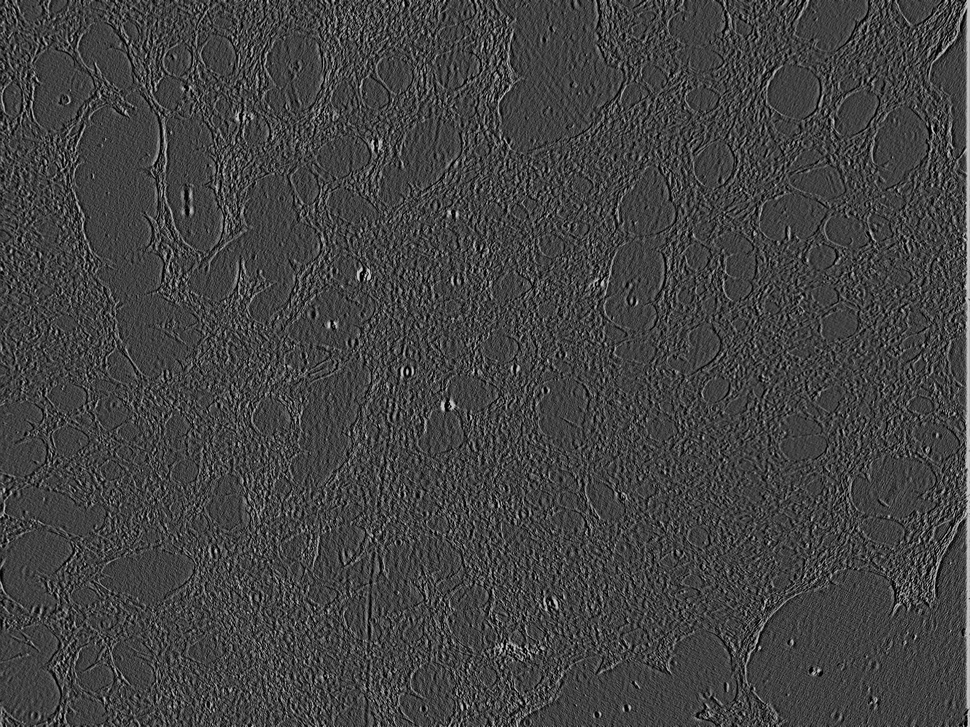
#> input picture Reto/IMG1.jpeg, 970 x 727 px, shrunk from 1600 x 1200 before the run
$ jupyter execute notebook.ipynb
#> lines starting #> are read from the running program, lines starting #| are printed output that depends on the picture; after the words box and inside, x2 and y2 are one past the last pixel; in counts of white or black regions, pixels touching at a corner belong together
### Introducción al procesamiento de imágenes

Construya un script que le permita visualizar las imágenes de entrada dentro de un ciclo.

Aplique la binarización por threshold sobre una muestra de sus imágenes de reto. El objetivo es que vea si puede segmentar elementos de interés.

Haga una experimentación sobre la máscara binaria obtenida en el punto 3, utilizando las funciones de erosión y dilatación y analice los resultados.

[cell 1]
# pip install opencv-python
# pip install cv2
import cv2
import numpy as np
import matplotlib.pyplot as plt

[cell 2]
images = [r"IMG1.jpeg", r"IMG2.jpeg"]

[cell 3]
def visualize(image):
#> called with image = 'IMG1.jpeg'
    img = cv2.imread(img_path)
#> img is the input picture: shape (727, 970, 3); min 0, max 225, mean 66.5
    cv2.imshow('Imagen', img)
    #Presionar ENTER para continuar
    print(f"Mostrando {img_path}. Presiona 'Enter' para continuar...")
    cv2.waitKey(0)  # Espera hasta que se presione una tecla (0 indica indefinido)

    cv2.destroyAllWindows()

[cell 4]
def treshold(image):
    # Leer la imagen en escala de grises
#> called with image = 'IMG1.jpeg'
    img = cv2.imread(image, 0)
#> img: shape (727, 970); min 0, max 225, mean 66.5

    # Aplicar binarización con un threshold (por ejemplo, umbral de 127)
    _, binary_img = cv2.threshold(img, 127, 255, cv2.THRESH_BINARY)
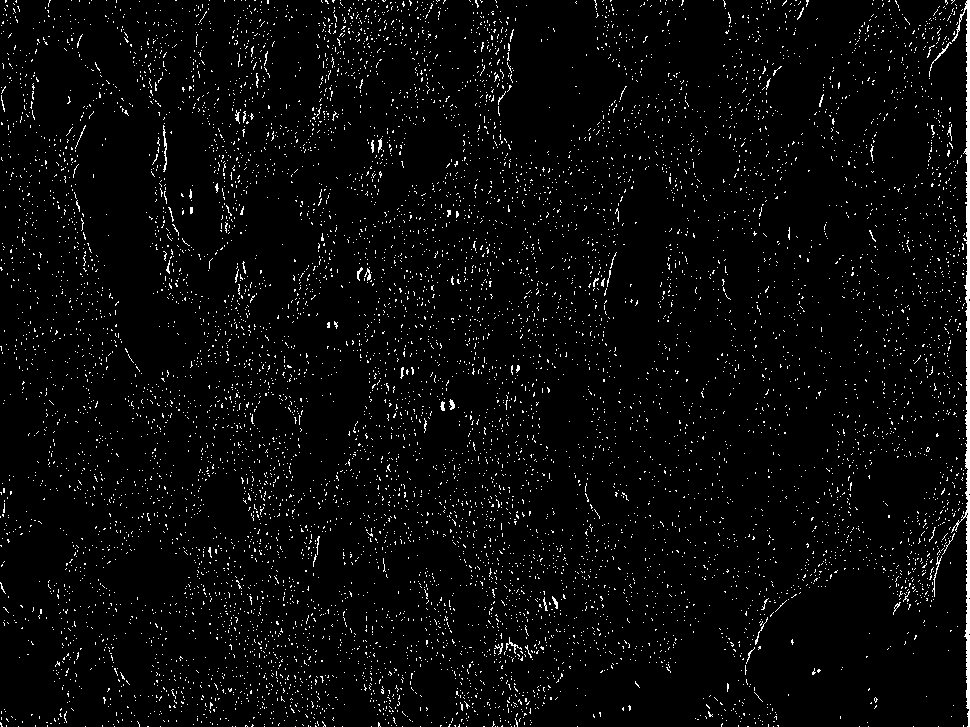
#> binary_img: shape (727, 970); 3.5% white in thin lines or dots

    cv2.imshow('Imagen binarizada', binary_img)
    cv2.waitKey(0)
    cv2.destroyAllWindows()

[cell 5]
def dilate_erode(image):
#> called with image = 'IMG1.jpeg'
    img = cv2.imread(image, 0)

    # Aplicar binarización
    _, binary_img = cv2.threshold(img, 127, 255, cv2.THRESH_BINARY)

    # Crear un kernel (una matriz usada para dilatar/erosionar)
    kernel = np.ones((5,5), np.uint8)

    # Aplicar dilatación
    dilated_img = cv2.dilate(binary_img, kernel, iterations=1)
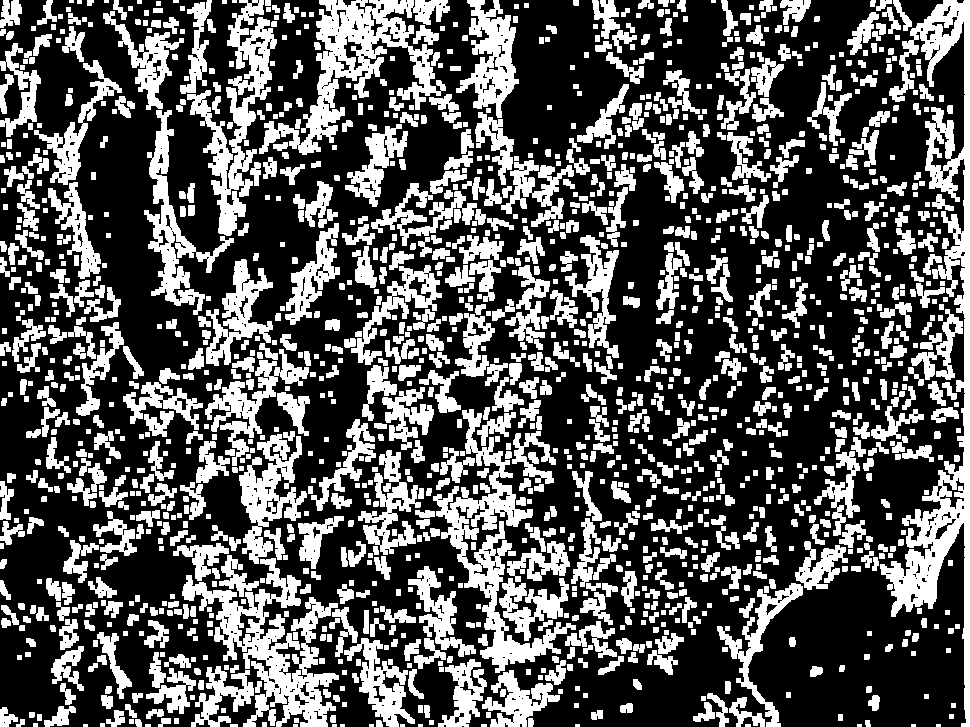
#> dilated_img: shape (727, 970); 34.6% white; 1556 white regions (20 under 20 px), largest, box (x1, y1, x2, y2) and area: (880, 0, 970, 727) 15037, (259, 0, 450, 155) 9118, (182, 558, 339, 727) 9027

    # Aplicar erosión
    eroded_img = cv2.erode(binary_img, kernel, iterations=1)
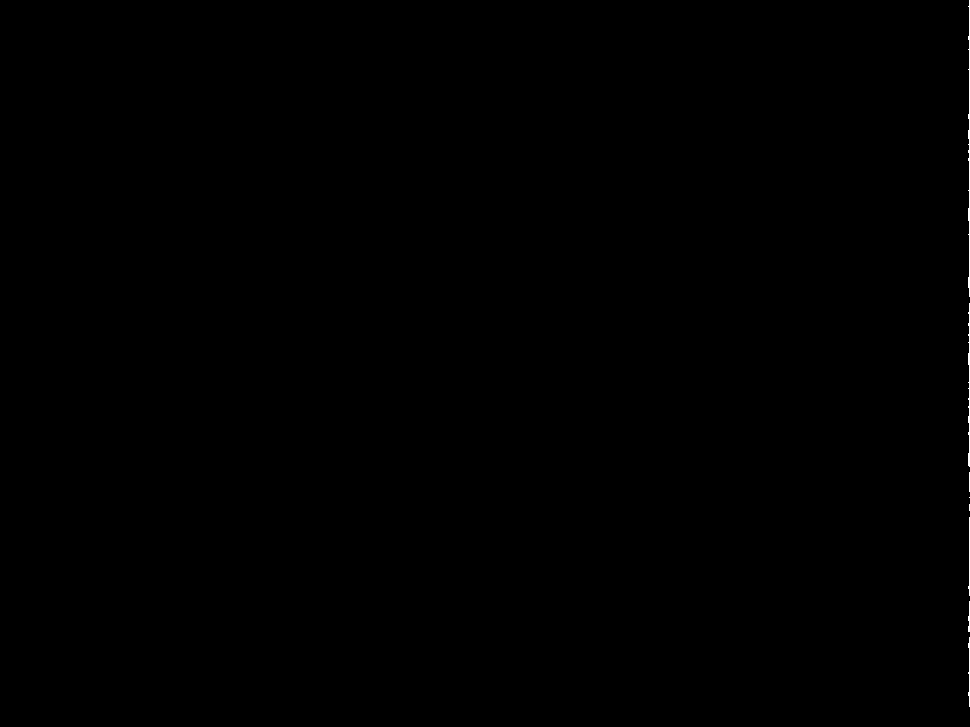
#> eroded_img: shape (727, 970); 0.11% white in thin lines or dots, all inside (x1, y1, x2, y2) = (968, 0, 970, 707)


    cv2.imshow('Imagen original', binary_img)
    cv2.imshow('Imagen dilatada', dilated_img)
    cv2.imshow('Imagen erosionada', eroded_img)

    plt.figure(figsize=(15, 5))


    plt.subplot(1, 3, 1)
    plt.imshow(binary_img, cmap='gray')
    plt.title('Imagen Binarizada')
    plt.axis('off')  # Ocultar ejes


    plt.subplot(1, 3, 2)
    plt.imshow(dilated_img, cmap='gray')
    plt.title('Imagen Dilatada')
    plt.axis('off')


    plt.subplot(1, 3, 3)
    plt.imshow(eroded_img, cmap='gray')
    plt.title('Imagen Erosionada')
    plt.axis('off')

    plt.show()
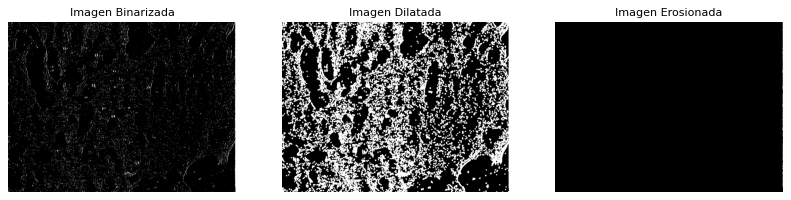
#> figure drawn by matplotlib, 3 panels


    cv2.waitKey(0)
    cv2.destroyAllWindows()

[cell 6]
for img_path in images:
   visualize(img_path)
   treshold(img_path)
   dilate_erode(img_path)
#> pass 2 of the loop `for img_path in images:`:
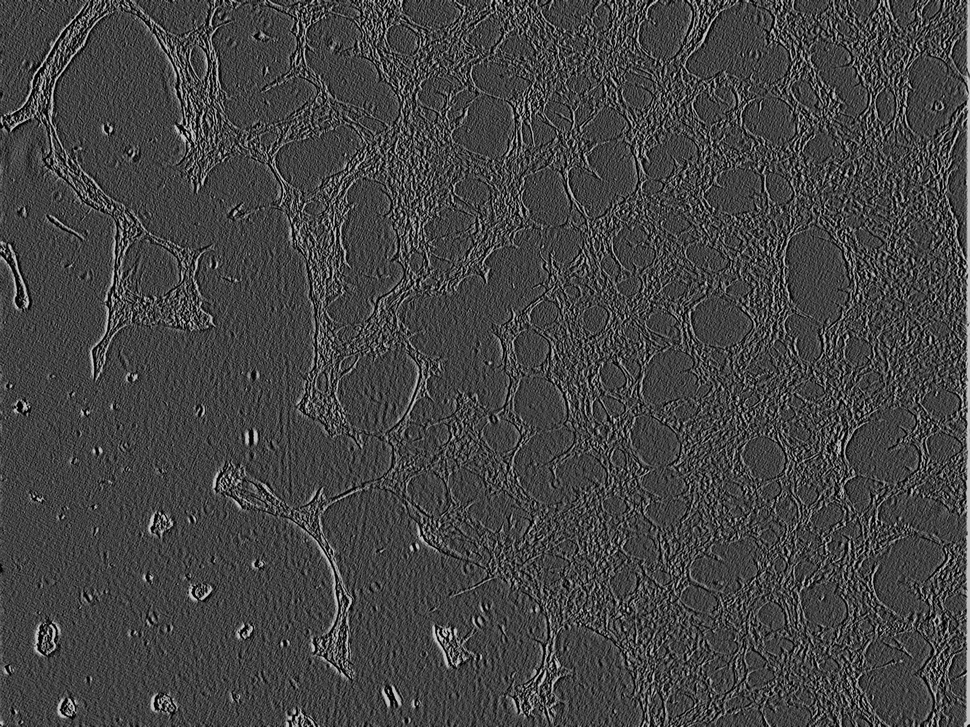
#> input picture Reto/IMG2.jpeg, 970 x 727 px, shrunk from 1600 x 1200 before the run
#> in visualize, img is the input picture: shape (727, 970, 3); min 0, max 226, mean 67.8
#> img: shape (727, 970)
#> in treshold (call 2), `_, binary_img = cv2.threshold(img, 127, 255, cv2.THRESH_BINARY)`:
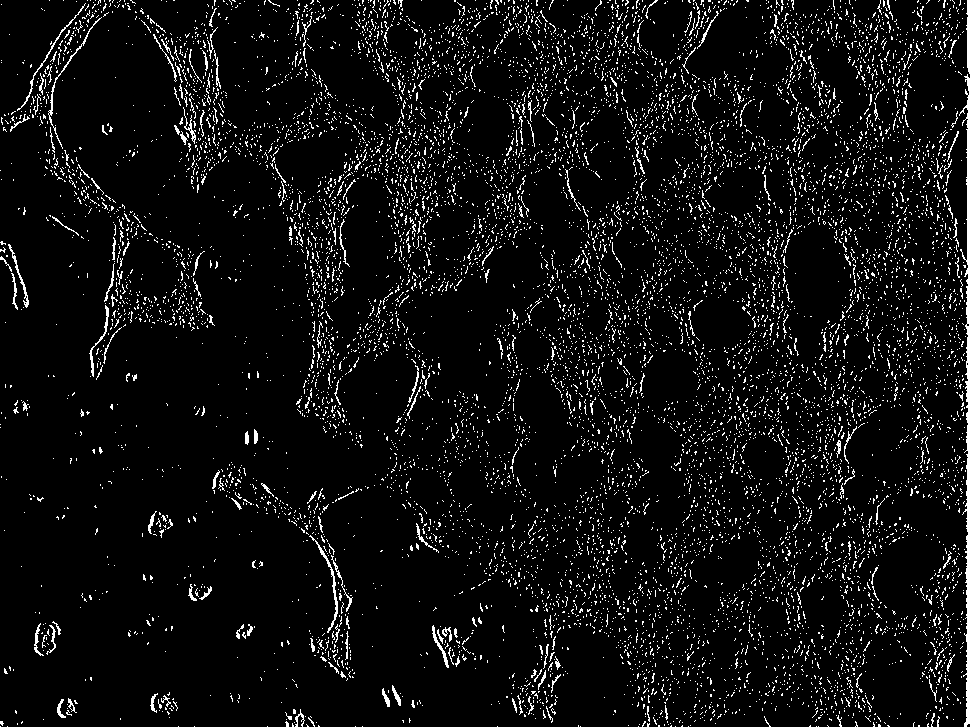
#> binary_img: shape (727, 970); 6.3% white in thin lines or dots
#> dilated_img: shape (727, 970); 42.9% white; 499 white regions (13 under 20 px), largest, box (x1, y1, x2, y2) and area: (0, 0, 970, 727) 262927, (210, 460, 371, 683) 7463, (436, 389, 491, 468) 1939
#> eroded_img: shape (727, 970); 0.09% white in thin lines or dots, all inside (x1, y1, x2, y2) = (968, 0, 970, 722)
#> in dilate_erode (call 2), `plt.show()`:
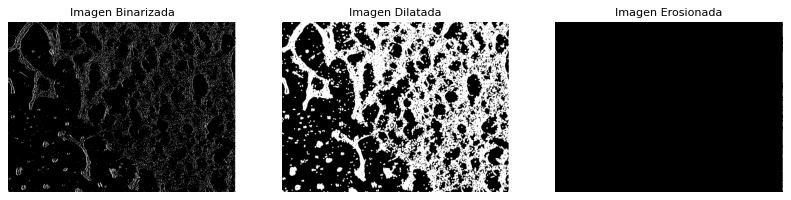
#> figure drawn by matplotlib, 3 panels
